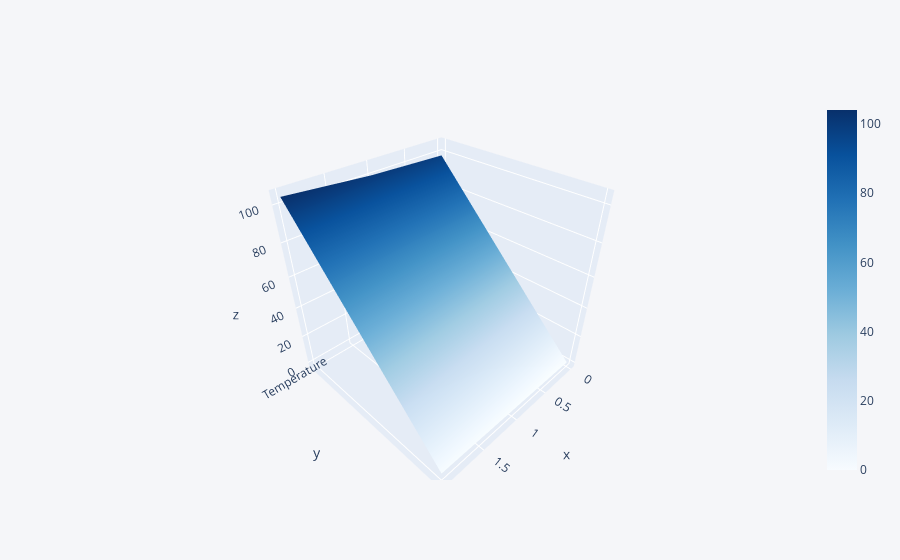

Here is the notebook cell this chart was saved with:
### Code cell
data1[['Temperature','Level']].iplot(kind = 'surface', colorscale = 'blues')

### Figure 1 — Plotly figure (JSON) as saved in the notebook; plotly's stock layout.template omitted (floating-point values rounded to 4 significant figures)
{"data": [{"colorscale": [[0, "rgb(247,251,255)"], [0.125, "rgb(222,235,247)"], [0.25, "rgb(198,219,239)"], [0.375, "rgb(158,202,225)"], [0.5, "rgb(107,174,214)"], [0.625, "rgb(66,146,198)"], [0.75, "rgb(33,113,181)"], [0.875, "rgb(8,81,156)"], [1, "rgb(8,48,107)"]], "type": "surface", "x": [0, 1, 2], "y": ["Temperature", "Level"], "z": [[98, 100, 104], [0, 1, 2]]}], "layout": {"legend": {"bgcolor": "#F5F6F9", "font": {"color": "#4D5663"}}, "paper_bgcolor": "#F5F6F9", "plot_bgcolor": "#F5F6F9", "title": {"font": {"color": "#4D5663"}}, "xaxis": {"gridcolor": "#E1E5ED", "showgrid": true, "tickfont": {"color": "#4D5663"}, "title": {"font": {"color": "#4D5663"}, "text": ""}, "zerolinecolor": "#E1E5ED"}, "yaxis": {"gridcolor": "#E1E5ED", "showgrid": true, "tickfont": {"color": "#4D5663"}, "title": {"font": {"color": "#4D5663"}, "text": ""}, "zerolinecolor": "#E1E5ED"}}}
